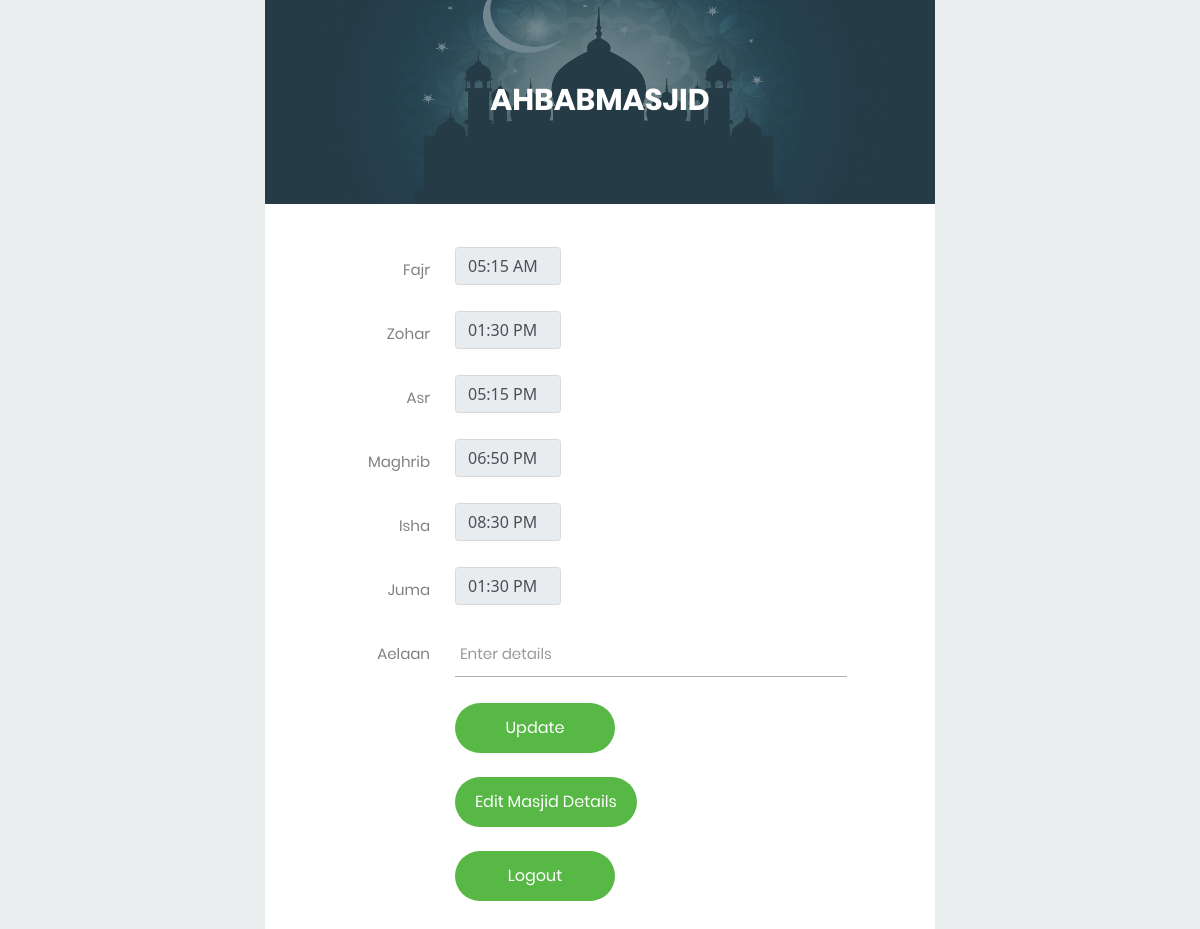
Page /loginsuccessfull.php (signed in) on the earlier database version.
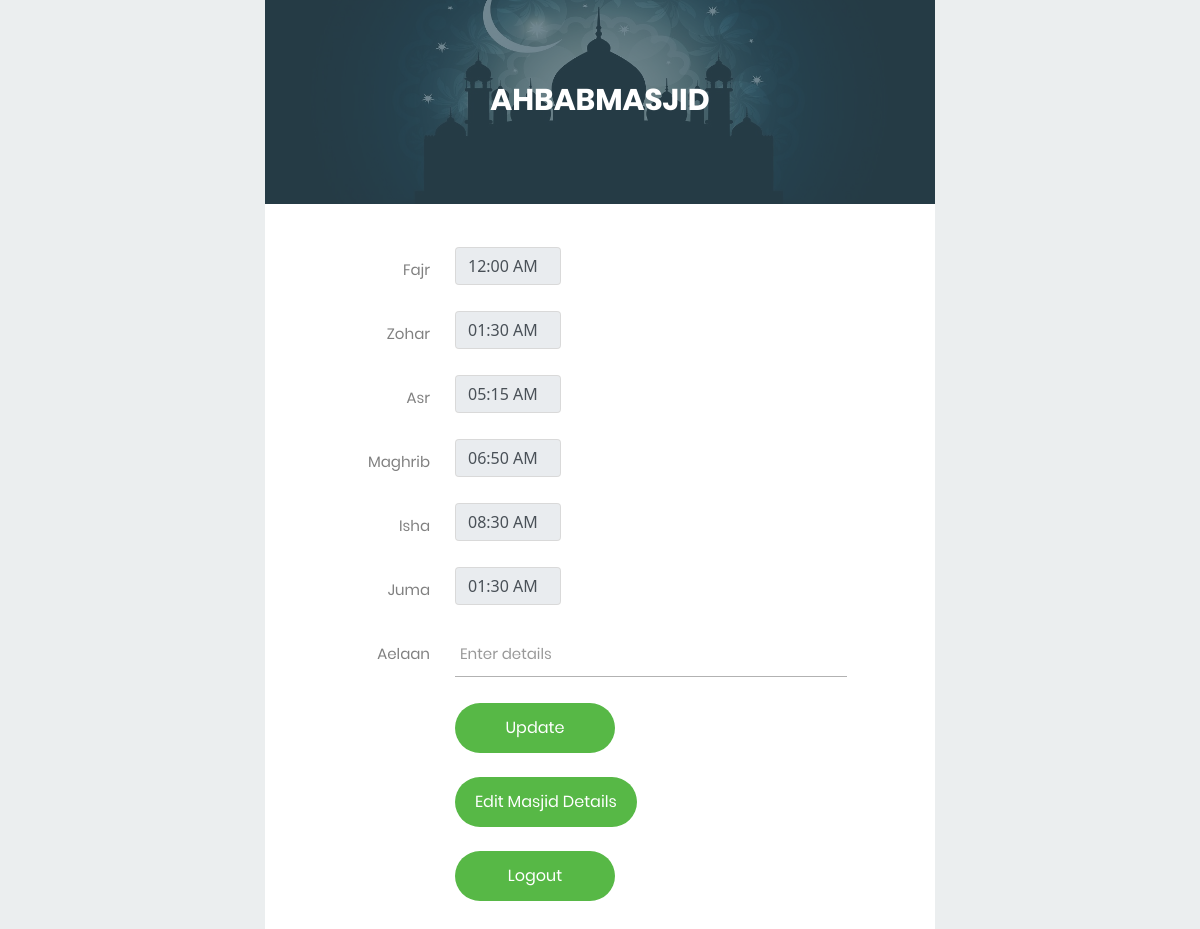
Same page on the later database version.
### tables this page shows
CREATE TABLE `user1` (
  `id` int(50) NOT NULL,
  `username` varchar(50) NOT NULL,
  `email` varchar(50) NOT NULL,
  `password` varchar(50) NOT NULL,
  `email2` varchar(50) DEFAULT NULL,
  `mobileno` int(10) DEFAULT NULL,
  `mobileno2` int(10) DEFAULT NULL,
  `masjidname` varchar(250) NOT NULL,
  `address` varchar(250) NOT NULL,
  `city` varchar(50) NOT NULL,
  `zipcode` varchar(50) NOT NULL,
  `state` varchar(50) NOT NULL,
  `addresslink` varchar(250) NOT NULL,
  `fajr` varchar(50) DEFAULT NULL,
  `zohar` varchar(200) DEFAULT NULL,
  `asr` varchar(200) DEFAULT NULL,
  `maghrib` varchar(200) DEFAULT NULL,
  `isha` varchar(200) DEFAULT NULL,
  `juma` varchar(200) DEFAULT NULL,
  `forladies` varchar(50) NOT NULL,
  `timestamp` time DEFAULT NULL,
  `reset_token` varchar(250) DEFAULT NULL,
  `reset_expiry` varchar(250) DEFAULT NULL
);

### loginsuccessfull.php (the view, shortened to what this page needs)
<?php
include 'conn.php';
include 'allcssjs.php';
$sql = "SELECT * FROM user1 WHERE id = '".$_SESSION['id']."'";
$result = mysqli_query($conn, $sql);
$row = mysqli_fetch_assoc($result);
$fajrtime = $row['fajr'];
$zohartime = $row['zohar'];
$asrtime = $row['asr'];
$maghribtime = $row['maghrib'];
$ishatime = $row['isha'];
$jumatime = $row['juma'];
$aelaan=$row['aelaan'];
?>
<!DOCTYPE html>
<html lang="en">
<head>
</head>
<body>
    <div class="limiter">
        <div class="container-login100">
            <div class="wrap-login100">
                <div class="login100-form-title" style="background-image: url(images/bg-04.jpg);">
                    <span class="login100-form-title-1">
                        <?php echo $_SESSION['username']; ?>
                    </span>
                </div>
                <form class="login100-form validate-form" method='POST'>
                    <div class="wrap-input1001 validate-input m-b-26" data-validate="Time is required">
                        <span class="label-input100">Fajr</span>
                        <div class="input-group clockpicker" data-target="#TimePickerInput">
                        <input type="text" class="timepicker form-control1" id="picker1" data-theme="dark" name="fajr" placeholder="Fajr" value="<?php echo $fajrtime; ?>">
                        </div>
                    </div>
                    <div class="wrap-input1001 validate-input m-b-26" data-validate="Time is required">
                        <span class="label-input100">Zohar</span>
                        <div class="input-group clockpicker" data-target="#TimePickerInput">
                        <input type="text" class="timepicker form-control1" id="picker1" data-theme="dark" name="zohar" placeholder="Zohar" value="<?php echo $zohartime; ?>">
                        </div>
                    </div>
                    <div class="wrap-input1001 validate-input m-b-26" data-validate="Time is required">
                        <span class="label-input100">Asr</span>
                        <div class="input-group clockpicker" data-target="#TimePickerInput">
                        <input type="text" class="timepicker form-control1" id="picker1" data-theme="dark" name="asr" placeholder="Asr" value="<?php echo $asrtime; ?>">
                        </div>
                    </div>
                    <div class="wrap-input1001 validate-input m-b-26" data-validate="Time is required">
                        <span class="label-input100">Maghrib</span>
                        <div class="input-group clockpicker" data-target="#TimePickerInput">
                        <input type="text" class="timepicker form-control1" id="picker1" data-theme="dark" name="maghrib" placeholder="Maghrib" value="<?php echo $maghribtime; ?>">
                        </div>
                    </div>
                    <div class="wrap-input1001 validate-input m-b-26" data-validate="Time is required">
                        <span class="label-input100">Isha</span>
                        <div class="input-group clockpicker" data-target="#TimePickerInput">
                        <input type="text" class="timepicker form-control1" id="picker1" data-theme="dark" name="isha" placeholder="Isha" value="<?php echo $ishatime; ?>">
                        </div>
                    </div>
                    <div class="wrap-input1001 validate-input m-b-26" data-validate="Time is required">
                        <span class="label-input100">Juma</span>
                        <div class="input-group clockpicker" data-target="#TimePickerInput">
                        <input type="text" class="timepicker form-control1" id="picker1" data-theme="dark" name="juma" placeholder="Juma" value="<?php echo $jumatime; ?>">
                        </div>
                    </div>
                    <div class="wrap-input100 validate-input m-b-26">
						<span class="label-input100">Aelaan</span>
						<input class="input100" type="text" name="aelaan" placeholder="Enter details" value="<?php echo $aelaan; ?>">
						<span class="focus-input100"></span>
					</div>
                    <div class="container-login100-form-btn">
                        <input type="submit" class="login100-form-btn" value="Update" onclick="showPopup()">
                    </div>
                    <div class="container-login100-form-btn">
                        <input type="button" class="login100-form-btn" onclick="window.location.href='EditMasjidDetails.php'" value="Edit Masjid Details">
                    </div>&nbsp;&nbsp;&nbsp;&nbsp;&nbsp;
                    <div class="container-login100-form-btn">
                        <input type="button" class="login100-form-btn" name="logout" onclick="window.location.href='logout.php'" value="Logout">
                    </div>
                </form>
            </div>
        </div>
    </div>
<link rel="stylesheet" type="text/css" href="clock2/mdtimepicker.css">
	<link rel="stylesheet" type="text/css" href="clock2/mdtimepicker-theme.css">
</body>
</html>

### allcssjs.php (shortened to what this page needs)
<!DOCTYPE html>
<html lang="en">
<head>
	<link rel="stylesheet" type="text/css" href="vendor/bootstrap/css/bootstrap.min.css">
	<link rel="stylesheet" type="text/css" href="fonts/font-awesome-4.7.0/css/font-awesome.min.css">
	<link rel="stylesheet" type="text/css" href="fonts/Linearicons-Free-v1.0.0/icon-font.min.css">
	<link rel="stylesheet" type="text/css" href="vendor/animate/animate.css">
	<link rel="stylesheet" type="text/css" href="vendor/css-hamburgers/hamburgers.min.css">
	<link rel="stylesheet" type="text/css" href="vendor/animsition/css/animsition.min.css">
	<link rel="stylesheet" type="text/css" href="vendor/select2/select2.min.css">
	<link rel="stylesheet" type="text/css" href="vendor/daterangepicker/daterangepicker.css">
	<link rel="stylesheet" type="text/css" href="css/util.css">
	<link rel="stylesheet" type="text/css" href="css/main.css">
	<link rel="stylesheet" type="text/css" href="css/custmain.css">
	<link rel="stylesheet" type="text/css" href="css/styles.css">
</head>
<body>
</body>
</html>

### css/main.css (style rules this page uses)
* { margin: 0px; padding: 0px; box-sizing: border-box; }
body, html { height: 100%; font-family: Poppins-Regular, sans-serif; }
input { outline: none; border: none; }
.limiter { width: 100%; margin: 0 auto; }
.container-login100 { width: 100%; display: -webkit-box; display: -webkit-flex; display: -moz-box; display: -ms-flexbox; display: flex; flex-wrap: wrap; justify-content: center; align-items: center; background: #ebeeef; }
.wrap-login100 { width: 670px; background: #fff; border-radius: 0px; overflow: hidden; position: relative; }
.login100-form-title { width: 100%; position: relative; z-index: 1; display: -webkit-box; display: -webkit-flex; display: -moz-box; display: -ms-flexbox; display: flex; flex-wrap: wrap; flex-direction: column; align-items: center; background-repeat: no-repeat; background-size: cover; background-position: center; padding: 70px 15px 74px 15px; }
.login100-form-title-1 { font-family: Poppins-Bold; font-size: 30px; color: #fff; text-transform: uppercase; line-height: 2; text-align: center; }
.login100-form-title::before { content: ""; display: block; position: absolute; z-index: -1; width: 100%; height: 100%; top: 0; left: 0; background-color: rgba(54,84,99,0.7); }
.login100-form { width: 100%; display: -webkit-box; display: -webkit-flex; display: -moz-box; display: -ms-flexbox; display: flex; flex-wrap: wrap; justify-content: space-between; padding: 43px 88px 93px 190px; }
.wrap-input100 { width: 100%; position: relative; border-bottom: 1px solid #b2b2b2; }
.label-input100 { font-family: Poppins-Regular; font-size: 15px; color: #808080; line-height: 1.2; text-align: right; position: absolute; top: 14px; left: -105px; width: 80px; }
.input100 { font-family: Poppins-Regular; font-size: 15px; color: #555555; line-height: 1.2; display: block; width: 100%; background: transparent; padding: 0 5px; }
.focus-input100 { position: absolute; display: block; width: 100%; height: 100%; top: 0; left: 0; pointer-events: none; }
.focus-input100::before { content: ""; display: block; position: absolute; bottom: -1px; left: 0; width: 0; height: 1px; -webkit-transition: all 0.6s; -o-transition: all 0.6s; -moz-transition: all 0.6s; transition: all 0.6s; background: #57b846; }
input.input100 { height: 45px; }
.container-login100-form-btn { width: 100%; display: -webkit-box; display: -webkit-flex; display: -moz-box; display: -ms-flexbox; display: flex; flex-wrap: wrap; }
.login100-form-btn { display: -webkit-box; display: -webkit-flex; display: -moz-box; display: -ms-flexbox; display: flex; justify-content: center; align-items: center; padding: 0 20px; min-width: 160px; height: 50px; background-color: #57b846; border-radius: 25px; font-family: Poppins-Regular; font-size: 16px; color: #fff; line-height: 1.2; -webkit-transition: all 0.4s; -o-transition: all 0.4s; -moz-transition: all 0.4s; transition: all 0.4s; }
.validate-input { position: relative; }

### css/custmain.css (style rules this page uses)
.wrap-input1001 { width: 100%; position: relative; }
.login100-form-btn { padding: 0 20px; min-width: 160px; height: 50px; background-color: #57b846; border-radius: 25px; font-family: Poppins-Regular; font-size: 16px; color: #fff; line-height: 1.2; -webkit-transition: all 0.4s; -o-transition: all 0.4s; -moz-transition: all 0.4s; transition: all 0.4s; }
.form-control1 { display: block; width: 27%; padding: 0.5rem 0.75rem; font-size: 1rem; line-height: 1.25; color: #495057; background-color: #fff; background-image: none; background-clip: padding-box; border: 1px solid rgba(0, 0, 0, 0.15); border-radius: 0.25rem; transition: border-color ease-in-out 0.15s, box-shadow ease-in-out 0.15s; }
.form-control1::placeholder { color: #868e96; opacity: 1; }
.form-control1:disabled, .form-control1[readonly] { background-color: #e9ecef; opacity: 1; }

### css/styles.css (style rules this page uses)
body, html { margin: 0; padding: 0; height: 100%; }

### loginsuccessfull.php (style rules this page uses)
html, body { min-height: 100%; background-color: #f5f5f5; }
body { font-family: 'Segoe UI', Tahoma, Geneva, Verdana, sans-serif; }

Differences in the rows shown:
changed user1 "05:15 AM": fajr "05:15 AM" → "12:00 AM"; zohar "01:30 PM" → "01:30 AM"; asr "05:15 PM" → "05:15 AM"; maghrib "06:50 PM" → "06:50 AM"; isha "08:30 PM" → "08:30 AM"; juma "01:30 PM" → "01:30 AM"
